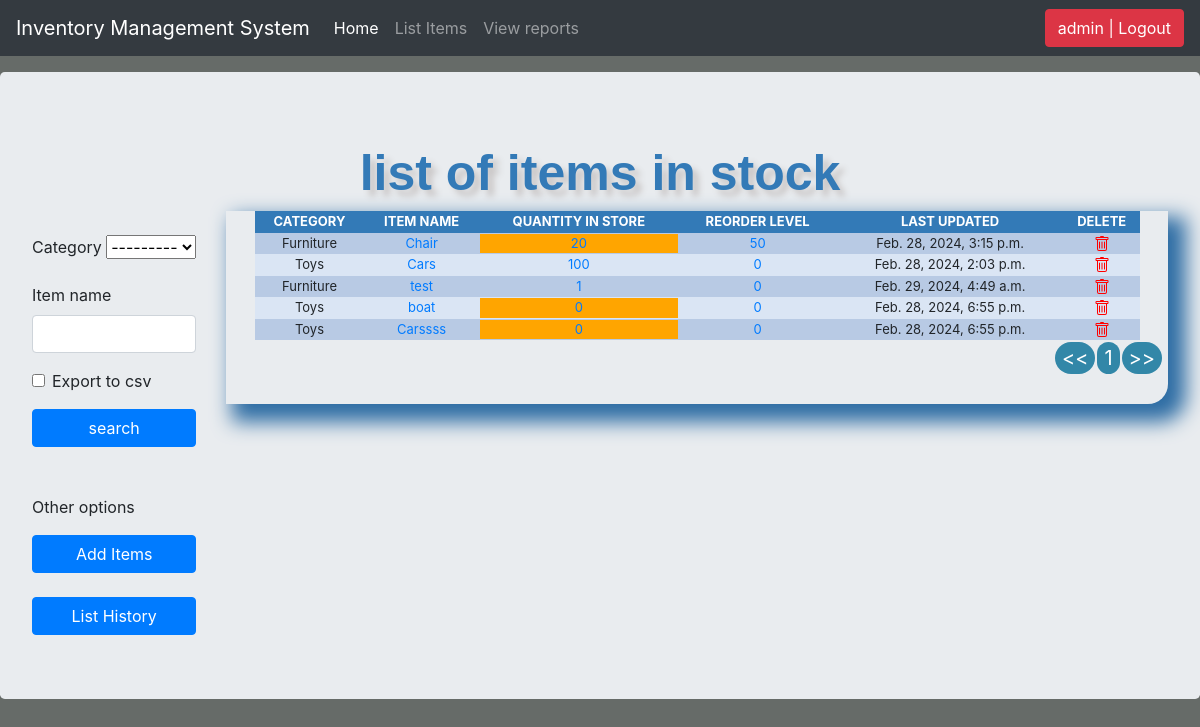
Page /list_items/ (signed in) on the earlier database version.
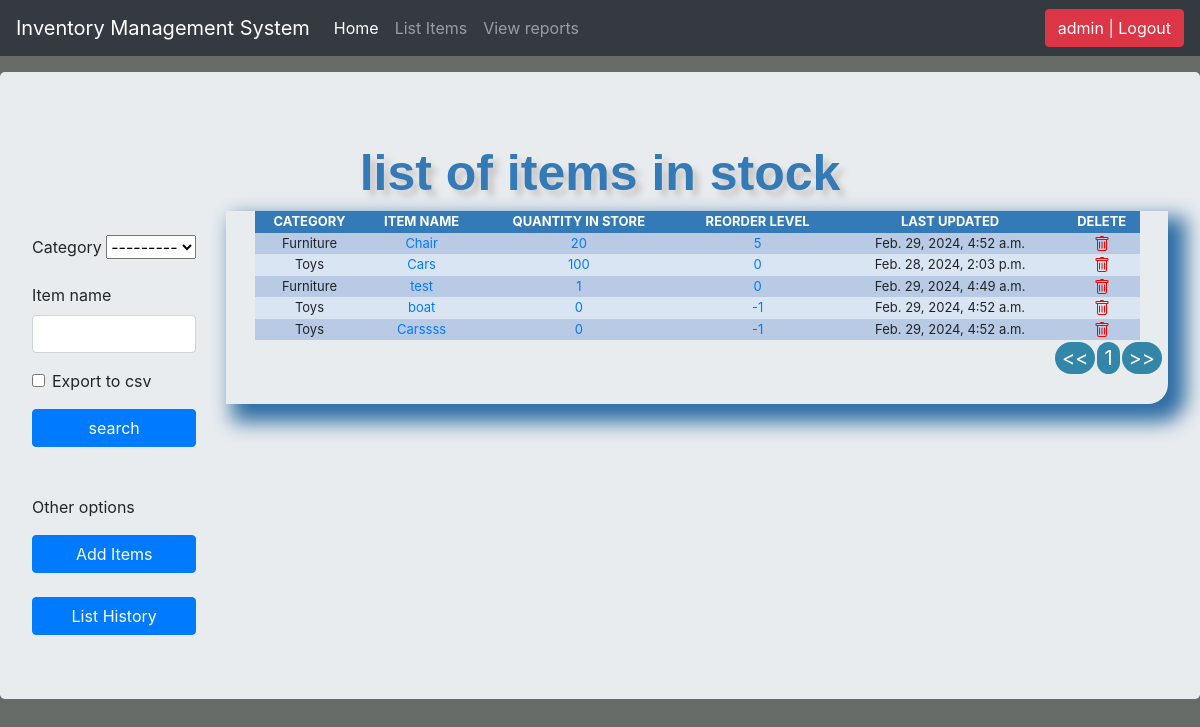
Same page on the later database version.
### ims/models.py (models this page shows, shortened)
class Stock(models.Model):
    category = models.ForeignKey(
        Category, on_delete=models.CASCADE, blank=True)
    item_name = models.CharField(max_length=50, blank=True, null=True)
    quantity = models.IntegerField(default="0", blank=True, null=True)
    receive_quantity = models.IntegerField(default="0", blank=True, null=True)
    receive_by = models.CharField(max_length=50, blank=True, null=True)
    issue_quantity = models.IntegerField(default="0", blank=True, null=True)
    issue_by = models.CharField(max_length=50, blank=True, null=True)
    issue_to = models.CharField(max_length=50, blank=True, null=True)
    phone_number = models.CharField(max_length=50, blank=True, null=True)
    created_by = models.CharField(max_length=50, blank=True, null=True)
    reorder_level = models.IntegerField(default="0", blank=True, null=True)
    last_updated = models.DateTimeField(auto_now_add=False, auto_now=True)
    timestamp = models.DateTimeField(auto_now_add=True, auto_now=False)

class Category(models.Model):
    name = models.CharField(max_length=50, blank=True, null=True)
    def __str__(self) -> str:
        return self.name

### ims/views.py (the view, shortened to what this page needs)
# urls.py: path('list_items/', list_items, name="list_items"),
@login_required
def list_items(request):
    header = 'list of items in stock'
    form = StockSearchForm(request.POST or None)
    queryset = Stock.objects.all()
    context = {
        "header": header,
        'form': form,
        "queryset": queryset
    }
    return render(request, "list_items.html",  context)

### ims/forms.py
class StockSearchForm(forms.ModelForm):
    export_to_CSV = forms.BooleanField(required=False)
    class Meta:
        model = Stock
        fields = ['category', 'item_name']

### ims/templates/list_items.html (shortened to what this page needs)
{% load static %} {% load crispy_forms_tags %}
<!DOCTYPE html>
<html lang="en">
  <head>
    <link
      rel="stylesheet"
      href="{% static 'js/jquery-ui-1.13.2/jquery-ui.min.css' %}"
    />
    <link
      rel="stylesheet"
      href="{% static 'js/jquery-ui-1.13.2/jquery-ui.structure.min.css' %}"
    />
    <link
      rel="stylesheet"
      href="{% static 'js/jquery-ui-1.13.2/jquery-ui.theme.min.css' %}"
    />
    <link rel="stylesheet" href="{% static 'css/bootstrap.min.css' %}" />
    <link rel="stylesheet" href="{% static 'css/styles.css' %}" />
    <link rel="stylesheet" href="{% static 'js/nprogress/nprogress.css' %}" />
    <link rel="stylesheet" href="{% static 'css/navbar-top-fixed.css' %}" />
  </head>
  <body>
    {% include 'navbar.html' %}
    <div class="jumbotron">
      <div class="header">{{header}}</div>
      <div class="row">
        <div class="col-sm-2">
          <form action="" class="py-4" method="post">
            {% csrf_token %} {{form|crispy}}
            <input
              type="submit"
              class="btn btn-primary my-button"
              value="search"
            />
          </form>
          <br />
          <p>Other options</p>
          <a href="/add_items"
            ><div class="btn btn-primary my-button">Add Items</div></a
          ><br /><br />
          <a href="/list_history"
            ><div class="btn btn-primary my-button">List History</div></a
          >
        </div>
        <br />
        <div class="col-sm-10">
          <div class="display-table">
            <table id="inventory-table">
              <thead>
                <tr>
                  <th>CATEGORY</th>
                  <th>ITEM NAME</th>
                  <th >QUANTITY IN STORE</th>
                  <th data-column="reorder_level" class="sortable"> REORDER LEVEL</th>
                  <th>LAST UPDATED</th>
                  <th>DELETE</th>
                </tr>
              </thead>
              {% for instance in queryset %}
              <tr>
                <td>{{instance.category}}</td>
                <td>
                  <a href="{% url 'update_items' instance.id %}"
                    >{{instance.item_name}}</a
                  >
                </td>
                <td>
                  {% if instance.quantity <= instance.reorder_level %}
                  <div style="background-color: orange">
                    <a href="{% url 'stock_detail' instance.id %}"
                      >{{instance.quantity}}</a
                    >
                  </div>
                  {% else %}
                  <a href="{% url 'stock_detail' instance.id %}"
                    >{{instance.quantity}}</a
                  >
                  {% endif %}
                </td>
                <td>
                  <a href="{% url 'reorder_level' instance.id %}"
                    >{{instance.reorder_level}}</a
                  >
                </td>
                <td>{{instance.last_updated}}</td>
                <td>
                  <a href="{% url 'delete_items' instance.id %}">
                  </a>
                </td>
              </tr>
              {% endfor %}
            </table>
          </div>
        </div>
      </div>
    </div>
  </body>
</html>

Differences in the rows shown:
changed Stock "Chair": reorder_level "50" → "5"; last_updated "Feb. 28, 2024, 3:15 p.m." → "Feb. 29, 2024, 4:52 a.m."
changed Stock "boat": reorder_level "0" → "-1"; last_updated "Feb. 28, 2024, 6:55 p.m." → "Feb. 29, 2024, 4:52 a.m."
changed Stock "Carssss": reorder_level "0" → "-1"; last_updated "Feb. 28, 2024, 6:55 p.m." → "Feb. 29, 2024, 4:52 a.m."
